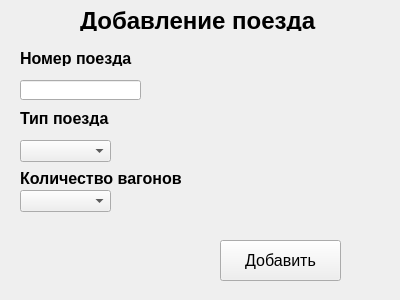
<?xml version="1.0" encoding="UTF-8"?>
<ui version="4.0">
 <class>Form</class>
 <widget class="QWidget" name="Form">
  <property name="geometry">
   <rect>
    <x>0</x>
    <y>0</y>
    <width>400</width>
    <height>300</height>
   </rect>
  </property>
  <property name="windowTitle">
   <string>Добавить поезд</string>
  </property>
  <widget class="QLabel" name="label">
   <property name="geometry">
    <rect>
     <x>80</x>
     <y>10</y>
     <width>251</width>
     <height>21</height>
    </rect>
   </property>
   <property name="font">
    <font>
     <pointsize>18</pointsize>
     <weight>75</weight>
     <bold>true</bold>
    </font>
   </property>
   <property name="text">
    <string>Добавление поезда</string>
   </property>
  </widget>
  <widget class="QLabel" name="label_2">
   <property name="geometry">
    <rect>
     <x>20</x>
     <y>50</y>
     <width>121</width>
     <height>16</height>
    </rect>
   </property>
   <property name="font">
    <font>
     <pointsize>12</pointsize>
     <weight>75</weight>
     <bold>true</bold>
    </font>
   </property>
   <property name="text">
    <string>Номер поезда</string>
   </property>
  </widget>
  <widget class="QLabel" name="label_3">
   <property name="geometry">
    <rect>
     <x>20</x>
     <y>110</y>
     <width>101</width>
     <height>16</height>
    </rect>
   </property>
   <property name="font">
    <font>
     <pointsize>12</pointsize>
     <weight>75</weight>
     <bold>true</bold>
    </font>
   </property>
   <property name="text">
    <string>Тип поезда</string>
   </property>
  </widget>
  <widget class="QLabel" name="label_4">
   <property name="geometry">
    <rect>
     <x>20</x>
     <y>170</y>
     <width>171</width>
     <height>16</height>
    </rect>
   </property>
   <property name="font">
    <font>
     <pointsize>12</pointsize>
     <weight>75</weight>
     <bold>true</bold>
    </font>
   </property>
   <property name="text">
    <string>Количество вагонов</string>
   </property>
  </widget>
  <widget class="QPushButton" name="pushButton">
   <property name="geometry">
    <rect>
     <x>220</x>
     <y>240</y>
     <width>121</width>
     <height>41</height>
    </rect>
   </property>
   <property name="font">
    <font>
     <pointsize>12</pointsize>
    </font>
   </property>
   <property name="text">
    <string>Добавить</string>
   </property>
  </widget>
  <widget class="QComboBox" name="comboBox">
   <property name="geometry">
    <rect>
     <x>20</x>
     <y>140</y>
     <width>91</width>
     <height>22</height>
    </rect>
   </property>
  </widget>
  <widget class="QComboBox" name="comboBox_2">
   <property name="geometry">
    <rect>
     <x>20</x>
     <y>190</y>
     <width>91</width>
     <height>22</height>
    </rect>
   </property>
  </widget>
  <widget class="QLineEdit" name="lineEdit">
   <property name="geometry">
    <rect>
     <x>20</x>
     <y>80</y>
     <width>121</width>
     <height>20</height>
    </rect>
   </property>
  </widget>
 </widget>
 <resources/>
 <connections/>
</ui>
